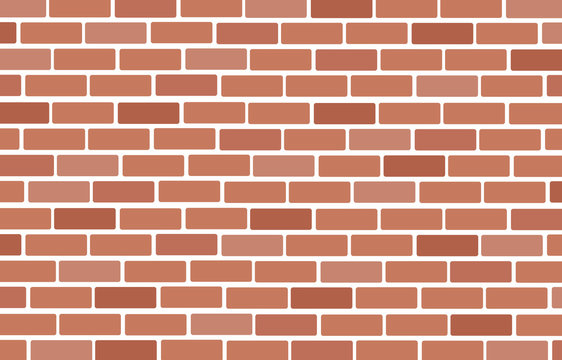
#> input picture data/bricks_2.png, 562 x 360 px
$ python 22-image_gradients.py   (older library calls are emulated)
#> lines starting #> are read from the running program, lines starting #| are printed output that depends on the picture
import cv2
import numpy as np

image = cv2.imread("data/bricks_2.png", 0)
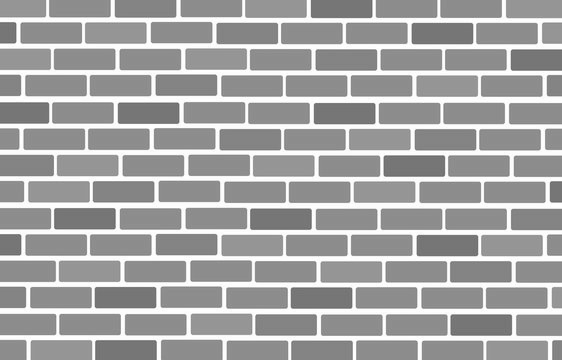
#> image: shape (360, 562); min 95, max 255, mean 164.2

# Laplacian
laplacian = cv2.Laplacian(image, cv2.CV_64F)
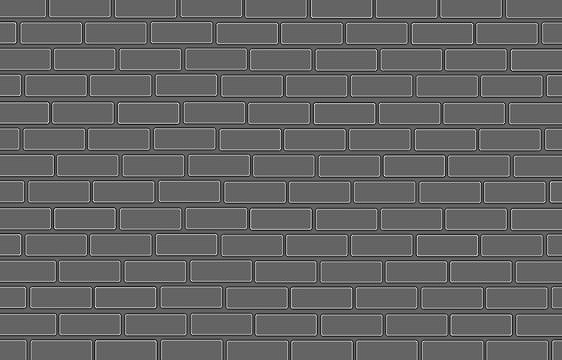
#> laplacian: shape (360, 562) float64; min -144, max 222, mean 0; drawn with min black and max white

# Sobel
sobelx = cv2.Sobel(image, cv2.CV_64F, 1, 0, ksize=3)
sobely = cv2.Sobel(image, cv2.CV_64F, 0, 1, ksize=3)
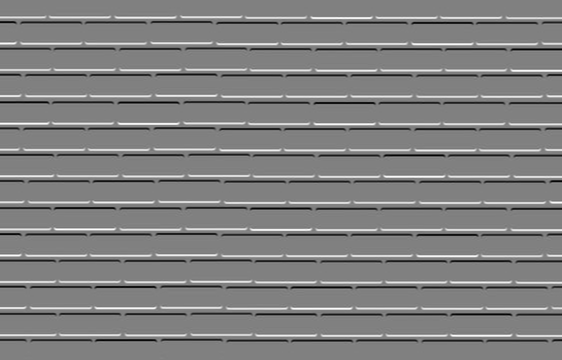
#> sobely: shape (360, 562) float64; min -598, max 588, mean 0; drawn with min black and max white

laplacian = np.absolute(laplacian).astype(np.uint8)
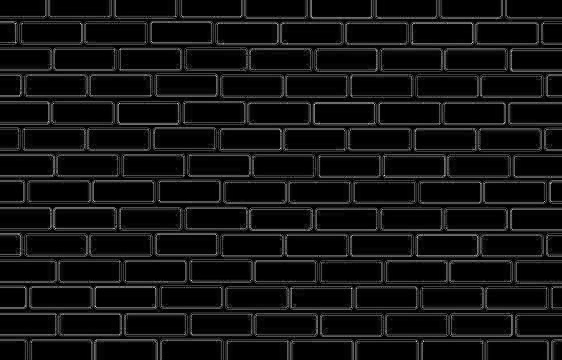
#> laplacian: shape (360, 562); min 0, max 222, mean 17.7
sobelx = np.absolute(sobelx).astype(np.uint8)
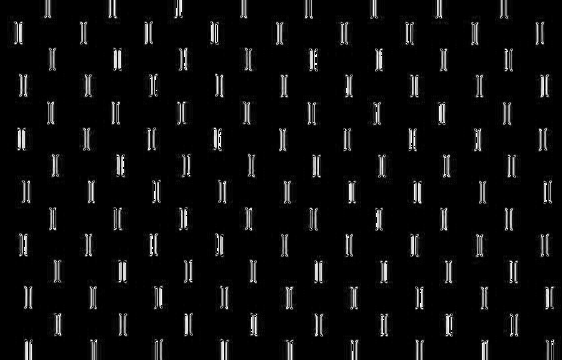
#> sobelx: shape (360, 562); min 0, max 255, mean 12.3
sobely = np.absolute(sobely).astype(np.uint8)
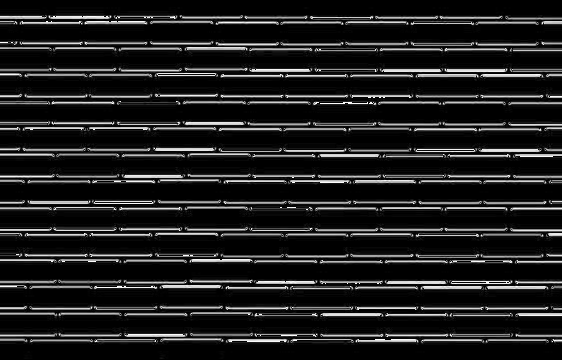
#> sobely: shape (360, 562); min 0, max 255, mean 31.5

combined = cv2.addWeighted(sobelx, 0.5, sobely, 0.5, 0)
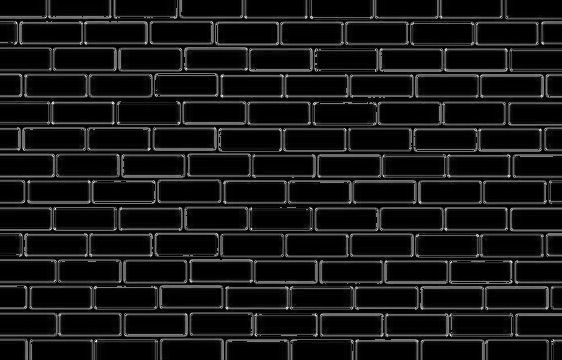
#> combined: shape (360, 562); min 0, max 252, mean 21.9

cv2.imshow("Original", image)
cv2.imshow("Laplacian", laplacian)
cv2.imshow("SobelX", sobelx)
cv2.imshow("SobelY", sobely)
cv2.imshow("Combined", combined)
cv2.waitKey(0)
